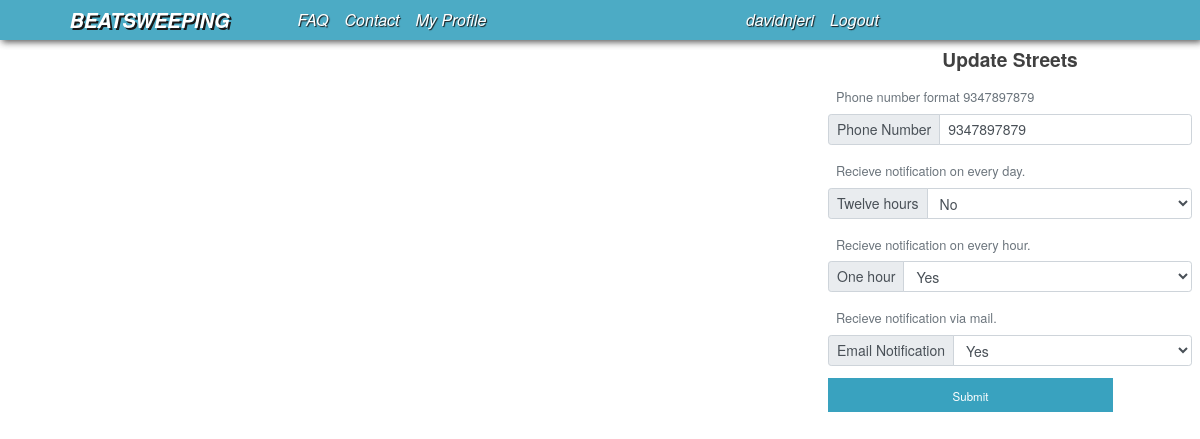
Screenshot of /update_profile/ (signed in) with the database file from the repository.
### user/models.py (models this page shows, shortened)
class CustomUser(AbstractUser):
    SMS_TIME = (
        ('Y', 'Yes'),
        ('N', 'No')
    )
    username = models.CharField("Username", max_length=50, unique=True)
    email = models.EmailField("Email", max_length=254, unique=True)
    is_subscribed = models.CharField("Subscription", default='N', max_length=5, choices=SMS_TIME)
    disabled_notification = models.CharField("Notification", max_length=50, default='N')
    subscription_id = models.CharField(_("Subscription ID"), max_length=50, null=True)
    subscription_date = models.DateField("Subscription Date", blank=True, null=True)
    bounds = models.CharField("Bounds", max_length=100)
    USER_NAME_FIELD = 'username'
    REQUIRED_FIELDS = ['email']

class UserProfile(models.Model):
    SMS_TIME = (
        ('Y', 'Yes'),
        ('N', 'No')
    )
    user_id = models.IntegerField(_("User Id"), blank=True, null=True)
    section_name = models.CharField("Section Name", max_length=100, null=False)
    oid = models.IntegerField("Object Id", blank= False)
    name = models.CharField("Name", max_length=50, blank=True, null=True)
    phone_number = models.CharField('Phone Number', max_length=13, blank=True)
    email = models.EmailField("Email", unique=False)
    twelve_hours = models.CharField("Twelve hours", max_length=5, choices=SMS_TIME, default='Y')
    one_hour = models.CharField("One hour", max_length=5,choices=SMS_TIME, default='Y')
    is_subscribed = models.CharField("Subscription", default='N', max_length=5, choices=SMS_TIME)
    subscription_date = models.DateField("Subscription Date", blank=True, null=True)
    subscription_duration = models.IntegerField("Subscription Duration", blank=True, null=True)
    date_registered = models.DateTimeField("Date Registered", auto_now=True)
    disabled = models.CharField(_("Notification"), max_length=50, default='N')
    email_notification = models.CharField(_("Email Notification"), max_length=5, choices=SMS_TIME, default="N")
    class Meta:
        verbose_name = "UserProfile"
        verbose_name_plural = "UserProfiles"

### user/views.py (the view)
# urls.py: path("update_profile/", update_profile, name="update-profile"),
@login_required
def update_profile(request):
    if request.POST:
        user = request.user
        print("Bounds: " +request.POST.get('bounds'))
        streets_data = process_data(request.POST)
        message = create_update_profile(streets_data, user.email)
        if message != "Success":
            return message
        print("Bounds" + request.POST.get('bounds'))
        user.bounds = request.POST.get('bounds')
        user.save()
        return JsonResponse({'message':'success', 'navigate_to':'/user_profile/'})
    else:
        user = request.user
        user_profile = UserProfile.objects.filter(user_id = user.pk)
        sections = [f'{entry.section_name}_{entry.oid}' for entry in user_profile]
        phone_number = user_profile[0].phone_number
        data = {
            'phone_number':phone_number,
            'email':user_profile[0].email,
            'twelve_hours':user_profile[0].twelve_hours,
            'one_hour':user_profile[0].one_hour,
            'email_notification':user_profile[0].email_notification
        }
        bounds = user.bounds
        form = UserProfileForm(data)
    return render(request, "index.html", {'form':form, 'sections':sections, 'title':'Update Streets', 'bounds':bounds})

### user/forms.py
class UserProfileForm(forms.ModelForm):
    phone_number = forms.CharField(label="Phone Number", max_length=13, required=True,
            help_text="Phone number format 9347897879",
            widget=forms.TextInput(
                attrs={'placeholder':'9347897879', 'pattern':"[0-9]{10}"}
            )
        )
    twelve_hours = forms.ChoiceField(
        label="Twelve hours", choices=SMS_TIME,
        help_text="Recieve notification on every day."
        )
    one_hour = forms.ChoiceField(
        label="One hour", choices=SMS_TIME,
        help_text="Recieve notification on every hour."
        )
    email_notification = forms.ChoiceField(
        label="Email Notification", choices=SMS_TIME,
        help_text="Recieve notification via mail."
        )
    class Meta:
        model = UserProfile
        exclude = ['is_subscribed', 'subscription_date', 'subscription_duration',
                     'oid', 'section_name', 'name', 'date_registered', 'user_id','disabled', 'email']

### user/templates/index.html (shortened to what this page needs)
{% extends 'base.html' %}
{% load static %}
{% block styles %}
<link href="https://api.mapbox.com/mapbox-gl-js/v1.10.0/mapbox-gl.css" rel="stylesheet" />
<link rel="stylesheet" href="https://api.mapbox.com/mapbox-gl-js/plugins/mapbox-gl-geocoder/v4.5.1/mapbox-gl-geocoder.css" type="text/css" />
<link rel="stylesheet" href="{% static 'css/map.css' %}">
{% endblock %}
{% block content %}
<div class="row map-section">
    <div class="col-md-8">
        <div class="map" id="map"></div>
    </div>
    <div class="col-md-4">
        {% if title == 'Register' %}
              <h6 class="text-center"> Street Sweeping tickets? Beat it! </h6>
              <p><span class="bold">Get San Diego Street Sweeping Notifications</span><br>We'll send you text or email alerts 1 or 12 hours before Sweeping starts. Change your alerts anytime.<BR>$2/Month, cancel anytime.</p>
              <p><span class="bold">View the Street Sweeping Schedules</span><br>Zoom all the way in & click on any red street to see the schedule.<br>
              <span class="bold">Sign up</span><br>
              Click on 1 to 4 streets, enter your email, and hit submit. Not to worry, you can change your streets anytime. </p>
            {% else %}
                <h6 class="text-center">{{ title }}</h6>
            {% endif %}
        <form action="" id="form" class="form-horizontal" method="POST">
            <div class="px-2 mb-1" id="formdiv">
           {% for field in form %}
              {% if field.help_text %}
                <small class="text-muted text-small ml-2">{{ field.help_text }}</small>
              {% endif %}
              <div class="input-group input-group-sm my-1">
                    <div class="input-group-prepend">
                        <span class="input-group-text" id="basic-addon1">
                            {{ field.label }}
                        </span>
                    </div>
                    {{ field }}
                </div>
            {% endfor %}
            </div>
            <div class="input-group ml-2">
                <button type="submit" class="btn bg-brand text-white w-75 px-3 mt-2">
                    <small>Submit</small>
                </button>
            </div>
        </form>
    </div>
</div>
{% endblock %}

### user/templates/base.html (shortened to what this page needs)
{% load static %}
<!DOCTYPE html>
<html>
<head>
<link href="https://stackpath.bootstrapcdn.com/bootstrap/4.5.0/css/bootstrap.min.css" rel="stylesheet">
<link rel="stylesheet" href="{% static 'css/main.css' %}">
{% block styles %}
{% endblock %}
</head>
<body>
    <div class="container-fluid">
        <nav class="navbar navbar-expand-lg">
            <a class="navbar-brand" href="{% url 'register' %}" >
                BEATSWEEPING
            </a>
            <div class="collapse navbar-collapse" id="navbarSupportedContent">
                <ul class="navbar-nav mr-auto">
                    <li class="nav-item">
                        <a class="nav-link text-white" href="{% url 'faq-view' %}">FAQ</a>
                    </li>
                    <li class="nav-item">
                        <a class="nav-link text-white" href="{% url 'contacts' %}">Contact</a>
                    </li>
                    {% if user.is_authenticated %}
                        <li class="nav-item">
                            <a class="nav-link text-white" href="{% url 'user-profile' %}">My Profile</a>
                        </li>
                    {% endif %}
                </ul>
                <ul class="navbar-nav mr-auto">
                    {% if user.is_authenticated %}
                    <li class="nav-item"><a class="nav-link text-white" href="">{{user.username}}</a></li>
                     <li class="nav-item">
                        <a class="nav-link text-white" href="{% url 'logout' %}">Logout</a>
                     </li>
                     {% else %}
                      <li class="nav-item">
                             <a href="{% url 'login' %}" class="nav-link text-white">Login</a>
                     </li>
                    {% endif %}
                </ul>
            </div>
        </nav>
    </div>
    <div class="container-fluid mt-5" id="main">
        {% block content %}
        {% endblock %}
    </div>
</body>
</html>

### user/static/css/main.css (style rules this page uses)
:root { --blue:#39a2bf; --brand-color:#39a2bf; --white:#fff; --black:#0c0c0c; --red:red; --bg-blue:rgba(0, 14, 95, 0.4); }
body { margin: 0; padding: 0; font-size:calc(0.7em + 1vw); font-family: "Helvetica Neue",Arial,"Noto Sans",sans-serif, "Apple Color Emoji","Segoe UI Emoji","Segoe UI Symbol","Noto Color Emoji"; }
.container-fluid { padding: 0; margin: 0; overflow: hidden; }
.navbar { padding: 0 3em; background: var(--blue); text-shadow: 2px 2px .1px black; font-style: italic; color:var(--white); position: fixed; width: 100vw; z-index: 3; opacity: 0.9; box-shadow: 2px 2px 0.3em rgb(61, 61, 61); }
.navbar .navbar-brand { font-weight:800; color:var(--white); margin-right:3em; }
.navbar-collapse { border-width: 1px 0px 0px; border-style: solid; border-color: #eaeaea; border-image: initial; }
.navbar-nav li a { font-size: 1.0rem; text-shadow: 1px 1px 1px black; }
.text-small { font-size: 0.8rem; }
.bg-brand { background-color: var(--brand-color) !important; }
.btn { border-radius:0; font-size:0.9rem; background-color:var(--blue); border:none; color:var(--white); }
@media (min-width: 50em) { .navbar-collapse { border-width: 0px; } }

### user/static/css/map.css (style rules this page uses)
#map { height: 60vh; width: 100%; }
.col-md-4 { margin-top:0em; }
h6 { font-size: 1.2rem; margin: 0 auto; font-weight: bolder; color: hsl(120, 0%, 25%); }
@media (min-width:50em) { .col-md-4 { margin-top:0em; } }
@media (min-width:50em) { #map { position:fixed; top:40px; left: 0; width: 66.6%; height: 94vh; } }

### rows the page displays
CustomUser: username "davidnjeri"
UserProfile: form "9347897879" "No" "Yes" "Yes"

### other values shown
{{ title }} "Update Streets"
{{ field.help_text }} "Phone number format 9347897879" "Recieve notification on every day." "Recieve notification on every hour." "Recieve notification via mail."
{{ field.label }} "Phone Number" "Twelve hours" "One hour" "Email Notification"
